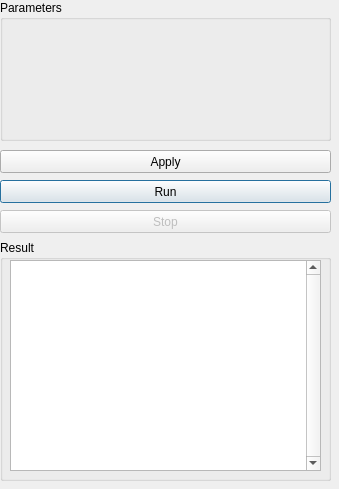
<?xml version="1.0" encoding="UTF-8"?>
<ui version="4.0">
 <author>Nestor Rodriguez</author>
 <class>Dialog</class>
 <widget class="QDialog" name="Dialog">
  <property name="windowModality">
   <enum>Qt::NonModal</enum>
  </property>
  <property name="geometry">
   <rect>
    <x>0</x>
    <y>0</y>
    <width>339</width>
    <height>489</height>
   </rect>
  </property>
  <property name="windowTitle">
   <string>Umda</string>
  </property>
  <widget class="QWidget" name="verticalLayoutWidget">
   <property name="geometry">
    <rect>
     <x>0</x>
     <y>0</y>
     <width>331</width>
     <height>141</height>
    </rect>
   </property>
   <layout class="QVBoxLayout" name="verticalLayout">
    <item>
     <widget class="QGroupBox" name="paramBox">
      <property name="title">
       <string>Parameters</string>
      </property>
     </widget>
    </item>
   </layout>
  </widget>
  <widget class="QGroupBox" name="resultBox">
   <property name="geometry">
    <rect>
     <x>0</x>
     <y>240</y>
     <width>331</width>
     <height>241</height>
    </rect>
   </property>
   <property name="title">
    <string>Result</string>
   </property>
   <widget class="QTextEdit" name="resultTextEdit">
    <property name="geometry">
     <rect>
      <x>10</x>
      <y>20</y>
      <width>311</width>
      <height>211</height>
     </rect>
    </property>
    <property name="verticalScrollBarPolicy">
     <enum>Qt::ScrollBarAlwaysOn</enum>
    </property>
   </widget>
  </widget>
  <widget class="QPushButton" name="runButton">
   <property name="geometry">
    <rect>
     <x>0</x>
     <y>180</y>
     <width>331</width>
     <height>23</height>
    </rect>
   </property>
   <property name="text">
    <string>Run</string>
   </property>
  </widget>
  <widget class="QPushButton" name="applyButton">
   <property name="geometry">
    <rect>
     <x>0</x>
     <y>150</y>
     <width>331</width>
     <height>23</height>
    </rect>
   </property>
   <property name="text">
    <string>Apply</string>
   </property>
  </widget>
  <widget class="QPushButton" name="stopButton">
   <property name="enabled">
    <bool>false</bool>
   </property>
   <property name="geometry">
    <rect>
     <x>0</x>
     <y>210</y>
     <width>331</width>
     <height>23</height>
    </rect>
   </property>
   <property name="text">
    <string>Stop</string>
   </property>
  </widget>
 </widget>
 <resources/>
 <connections/>
</ui>
